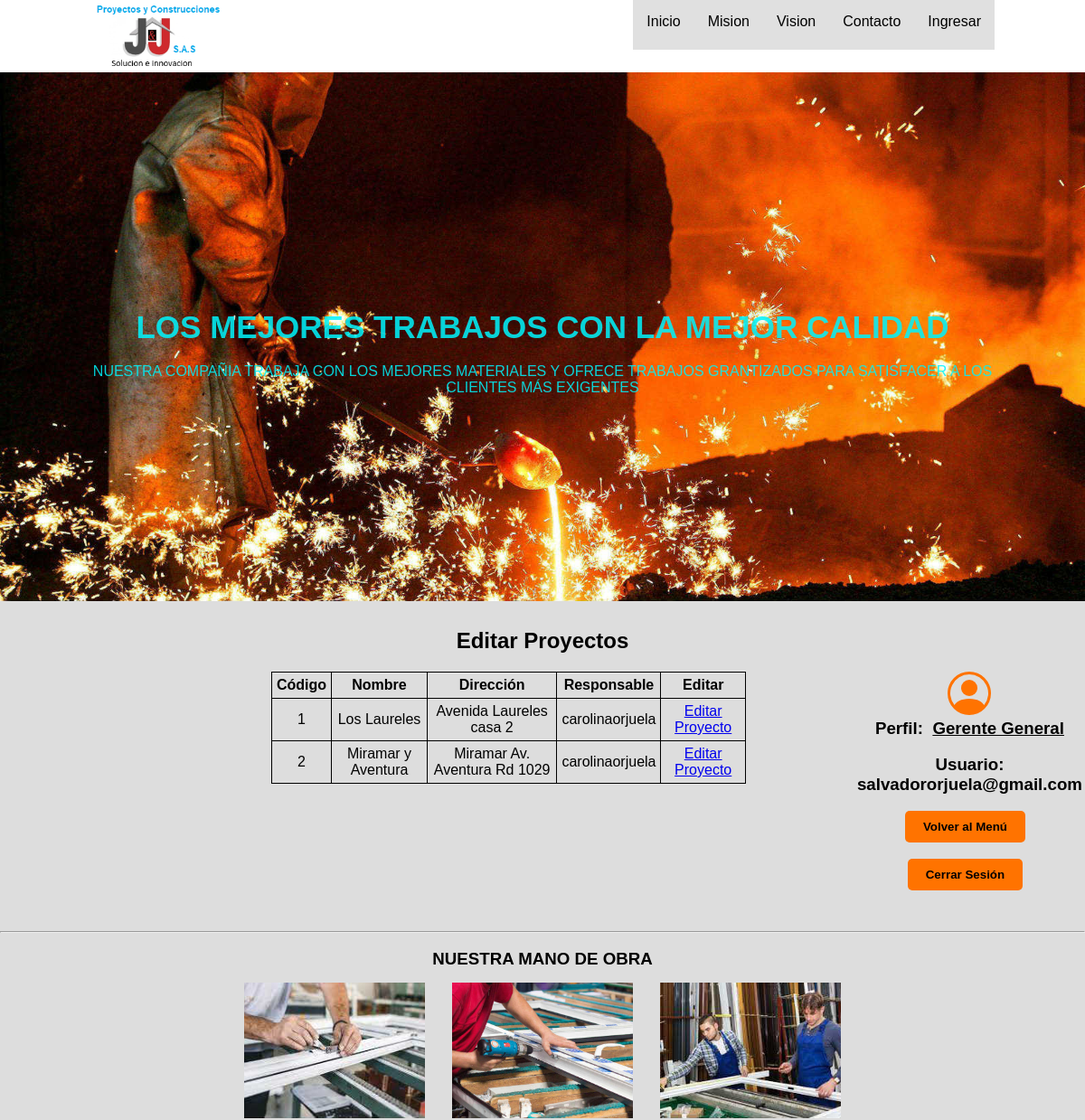
The page /operaciones/operativolistaproyectos (signed in, upper part) on the database as committed earlier.
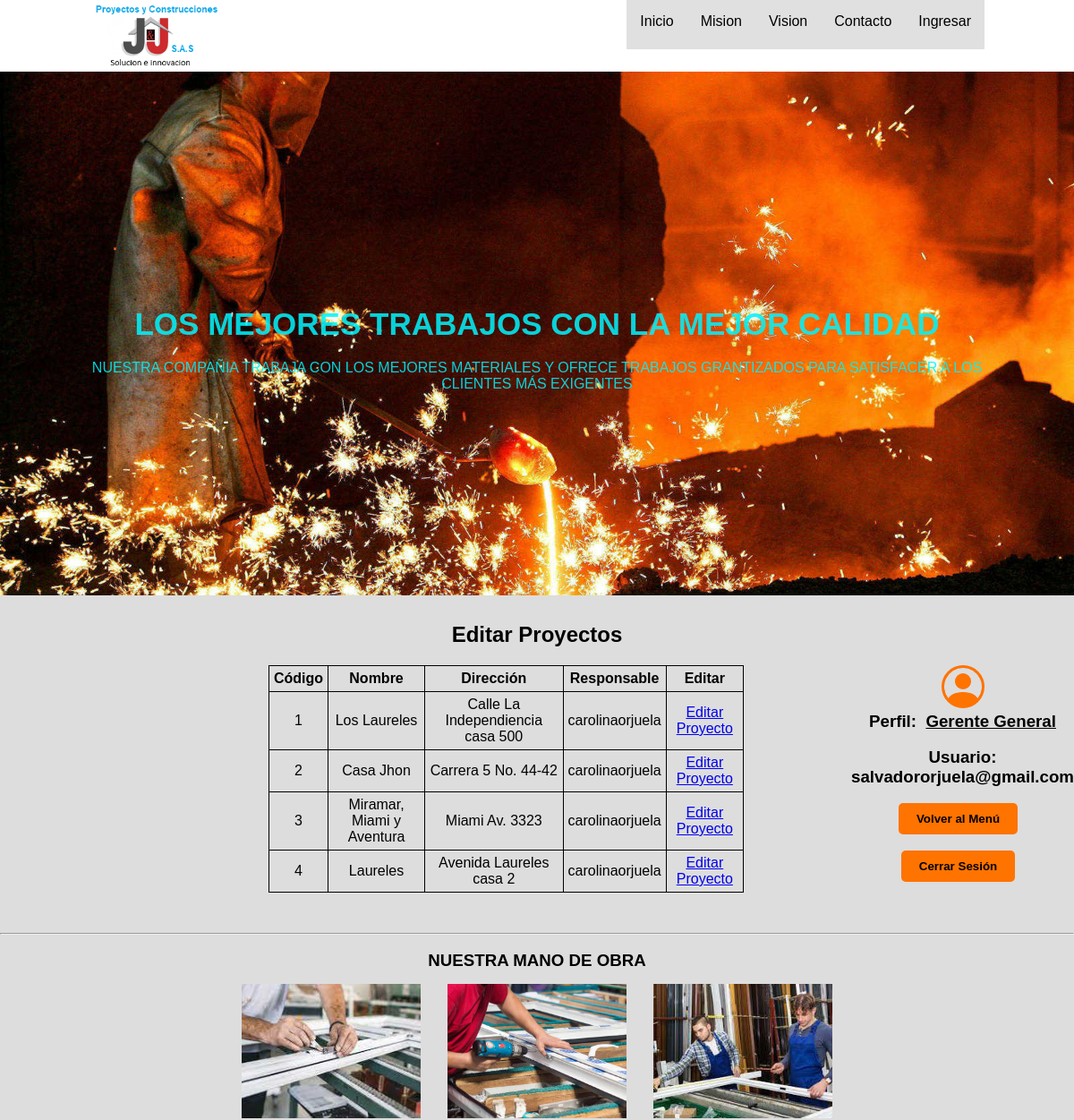
The same page on the database as committed later.
### operaciones/models.py (models this page shows, shortened)
class Proyectos (models.Model):
    codigo_proyecto = models.AutoField(primary_key=True)  # llave primaria
    nombre_proyecto = models.CharField(max_length=100)
    direccion_proyecto = models.CharField(max_length=100)
    descripcion_proyecto = models.TextField()
    estado = [
        ("Act", "Activo"),
        ("Ter", "Terminado"),
        ("Na", "No Asignado"),
    ]
    estado_proyecto = models.CharField(
        max_length=12, choices=estado, default="Na")
    empleado_responsable = models.ForeignKey(
        CustomUser, null=False, on_delete=models.CASCADE)  # llave foranea

class CustomUser(AbstractUser):
    identificacion = models.PositiveBigIntegerField(
        default="0000000000")
    cargos = [
        ("Gerente General", "Director General"),
        ("Director Operacional", "Director Operacional"),
        ("Almacenista", "Almacenista"),
        ("Contratista", "Contratista")
    ]
    cargo_empleado = models.CharField(
        max_length=50, choices=cargos, default="Contratista")
    telefono_empleado = models.PositiveBigIntegerField(default="0000000000")
    correo_empleado = models.EmailField(default="ejemplo@ejemplo.com")

### operaciones/views.py (the view)
# urls.py: path("operativolistaproyectos", views.operativolistaproyectos,
@login_required(login_url="/inventarios/ingresar")
def operativolistaproyectos(request):
    listado = Proyectos.objects.all()
    return render(request, "operaciones/operativolistaproyectos.html", {
        'listado': listado
    })

### operaciones/templates/operaciones/operativolistaproyectos.html (shortened to what this page needs)
{% extends "inventarios/layout.html" %}
{% block main %}
      <div class="centering">
            <h2>Editar Proyectos</h2>
      </div>
      <section id="bflex">
            <br>
            <div class="floatLeft">
                  <table>
                        <tr>
                              <th><h4>Código</h4></th>
                              <th><h4>Nombre</h4></th>
                              <th><h4>Dirección</h4></th>
                              <th><h4>Responsable</h4></th>
                              <th><h4>Editar</h4></th>
                        </tr>
                  {% for proyecto in listado %}
                        <tr>
                              <td><p>{{ proyecto.codigo_proyecto }}</p></td>
                              <td><p>{{ proyecto.nombre_proyecto }}</p></td>
                              <td><p>{{ proyecto.direccion_proyecto }}</p></td>
                              <td><p>{{ proyecto.empleado_responsable }}</p></td>
                              <td><a href="{% url 'operaciones:operativoeditarproyecto' proyecto.codigo_proyecto %}">Editar Proyecto</a></td>
                        </tr>
                  {% endfor %}
                  </table>
            </div>
            <div class="floatRight">
                  <h3>Perfil:&nbsp;&nbsp;<u>{{ user.cargo_empleado }}</u></h3>
                  <br>
                  {% if user.is_authenticated %}
                        <h3>Usuario: {{ user.username }}</h3>
                  {% endif %}
                  <br>
                  <div class="centering logout">
                        <form action="{% url 'operaciones:redireccionoperativo' %}" method="post">
                              <input autofocus type="submit" Value="Volver al Menú" class="logout" title="Volver al Menú {{ user.cargo_empleado }}">
                        </form>
                  </div>
                  <br>
                  <div class="centering logout">
                        <form action="{% url 'inventarios:salir' %}" method="post">
                              <input type="submit" value="Cerrar Sesión" class="logout" title="Cerrar Sesión {{ user.cargo_empleado }}">
                        </form>
                  </div>
            </div>
            <br><br>
      </section>
{% endblock %}

Rows that differ between the two databases and show on the page:
changed Proyectos "Los Laureles": direccion_proyecto "Avenida Laureles casa 2" → "Calle La Independiencia casa 500"
changed Proyectos id 2: nombre_proyecto "Miramar y Aventura" → "Casa Jhon"; direccion_proyecto "Miramar Av. Aventura Rd 1029" → "Carrera 5 No. 44-42"
added Proyectos: codigo_proyecto "3", nombre_proyecto "Miramar, Miami y Aventura", direccion_proyecto "Miami Av. 3323", empleado_responsable "carolinaorjuela"
added Proyectos: codigo_proyecto "4", nombre_proyecto "Laureles", direccion_proyecto "Avenida Laureles casa 2", empleado_responsable "carolinaorjuela"
